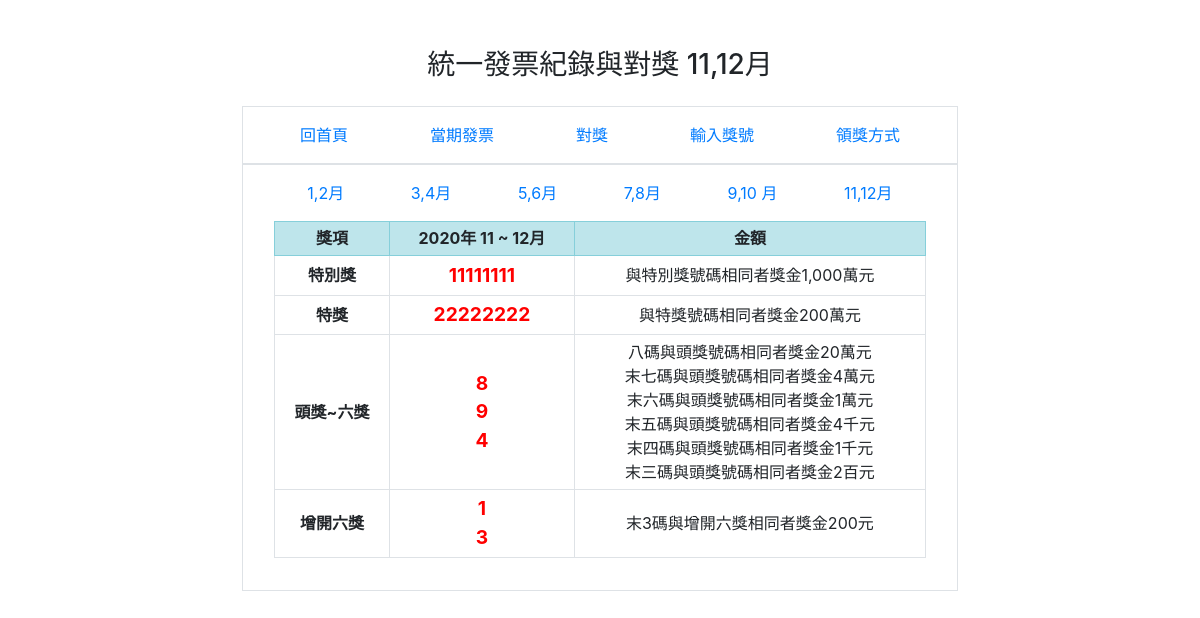
Page /?do=award_numbers on the committed database.
### tables this page shows
CREATE TABLE `award_numbers` (
  `id` int(11) UNSIGNED NOT NULL,
  `year` year(4) NOT NULL,
  `period` tinyint(1) NOT NULL,
  `number` varchar(8) NOT NULL,
  `type` tinyint(1) NOT NULL
);

### award_numbers.php (the view, shortened to what this page needs)
<?php
include_once "base.php";
if (isset($_GET['pd'])) {
    $year = explode("-", $_GET['pd'])[0];
    $period = explode("-", $_GET['pd'])[1];
} else {
    $the_last_period = $pdo->query("select * from `award_numbers` order by year desc, period desc limit 1")->fetch();
    $year = $the_last_period['year'];
    $period = $the_last_period['period'];
}
$awards = $pdo->query("select * from award_numbers where year='$year' && period='$period'")->fetchAll();
$special = "";
$grand = "";
$first = [];
$six = [];
foreach ($awards as $award) {
    switch ($award['type']) {
        case 1:
            $special = $award['number'];
            break;
        case 2:
            $grand = $award['number'];
            break;
        case 3:
            $first[] = $award['number'];
            break;
        case 4:
            $six[] = $award['number'];
            break;
    }
}
?>
<div class="container">
    <div class="nav justify-content-around">
    <a href="#"><li>1,2月</li></a>
    <a href="#"><li>3,4月</li></a>
    <a href="#"><li>5,6月</li></a>
    <a href="#"><li>7,8月</li></a>
    <a href="#"><li>9,10 月</li></a>
    <a href="#"><li>11,12月</li></a>
    </div>
    <table class="table table-bordered table-sm table-hover my-3" summary="統一發票中獎號碼單">
        <tbody>
            <tr class="table-info">
                <th>獎項</th>
                <th class="title">
                    <?= $year; ?>年
                    <?php
                    $month = [
                        "1" => "01 ~ 02",
                        "2" => "03 ~ 04",
                        "3" => "05 ~ 06",
                        "4" => "07 ~ 08",
                        "5" => "09 ~ 10",
                        "6" => "11 ~ 12"
                    ];
                    echo $month[$period];
                    ?>月
                </th>
                <th id="months">金額</th>
            </tr>
            <tr>
                <th id="specialPrize">特別獎</th>
                <td class="number"><?= $special; ?></td>
                <td>與特別獎號碼相同者獎金1,000萬元</td>
            </tr>
            <tr>
                <th id="grandPrize">特獎</th>
                <td class="number"><?= $grand; ?></td>
                <td>與特獎號碼相同者獎金200萬元</td>
            </tr>
            <tr>
                <th id="firstPrize">頭獎~六獎</th>
                <td class="number">
                    <?php
                    foreach ($first as $f) {
                        echo $f . "<br>";
                    }
                    ?>
                <td>
                    八碼與頭獎號碼相同者獎金20萬元<br>
                    末七碼與頭獎號碼相同者獎金4萬元<br>
                    末六碼與頭獎號碼相同者獎金1萬元<br>
                    末五碼與頭獎號碼相同者獎金4千元<br>
                    末四碼與頭獎號碼相同者獎金1千元<br>
                    末三碼與頭獎號碼相同者獎金2百元
                    </td>
                </td>
            </tr>
            <tr>
                <th id="addSixPrize">增開六獎</th>
                <td class="number">
                    <?php
                    foreach ($six as $s) {
                        echo $s . "<br>";
                    }
                    ?>
                <td>末3碼與增開六獎相同者獎金200元</td>
                </td>
            </tr>
        </tbody>
    </table>
</div>

### index.php (style rules this page uses)
a:link { text-decoration: none; }
.number { font-size: 1.2rem; color: red; font-weight: bolder; }

### award_numbers.php (style rules this page uses)
th, td { vertical-align: middle !important; text-align: center !important; }

### rows in the picture
award_numbers: year "2020", period "11 ~ 12", number "11111111"
award_numbers: number "22222222"

### other values in the picture
$f "8"
$f "9"
$f "4"
$s "1"
$s "3"
